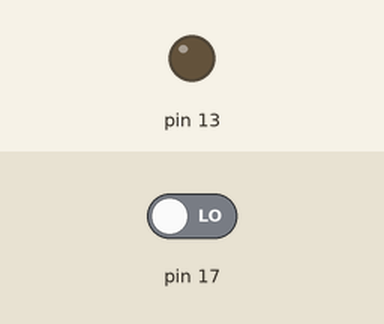
Recording of a sketch running on a simulated Arduino Uno, built with avr-gcc and run on an emulated ATmega328P. On the bench: output pins drawn as LEDs (lit = HIGH). The inputs (shaded band) are chosen by the test bench; at power-on: pin 17 LOW.

Above: at 1.2 s.
1.3 s: pin 17 driven HIGH
At 2.0 s:
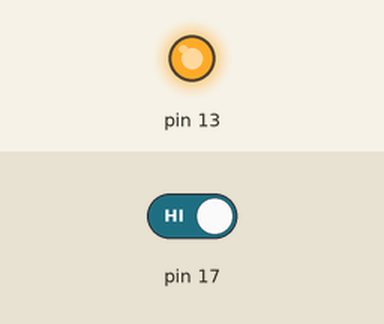
2.8 s: pin 17 driven LOW
At 3.2 s:
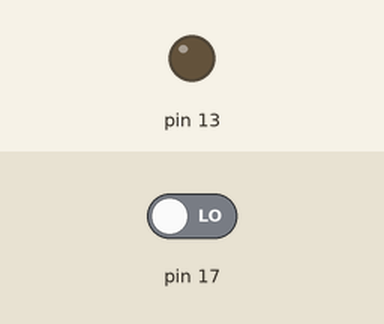
Timing chart, 0 to 5.8 s (numbered marks = the images above; inputs shaded):
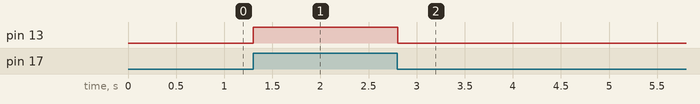

The sketch:

ep3.ino
```cpp
void setup() {
  pinMode(17,INPUT);
  pinMode(13, OUTPUT);
  Serial.begin(9600);

}

void loop() {
  int a;
  a = digitalRead(17);
  if(a==1){
  digitalWrite(13,HIGH);
  }
  else{
   digitalWrite(13,LOW);
  }
  delay(10);
}
```

Measured:
- after the input at 1.3 s, pin 13: LOW → HIGH at once
- after the input at 2.8 s, pin 13: HIGH → LOW at once
